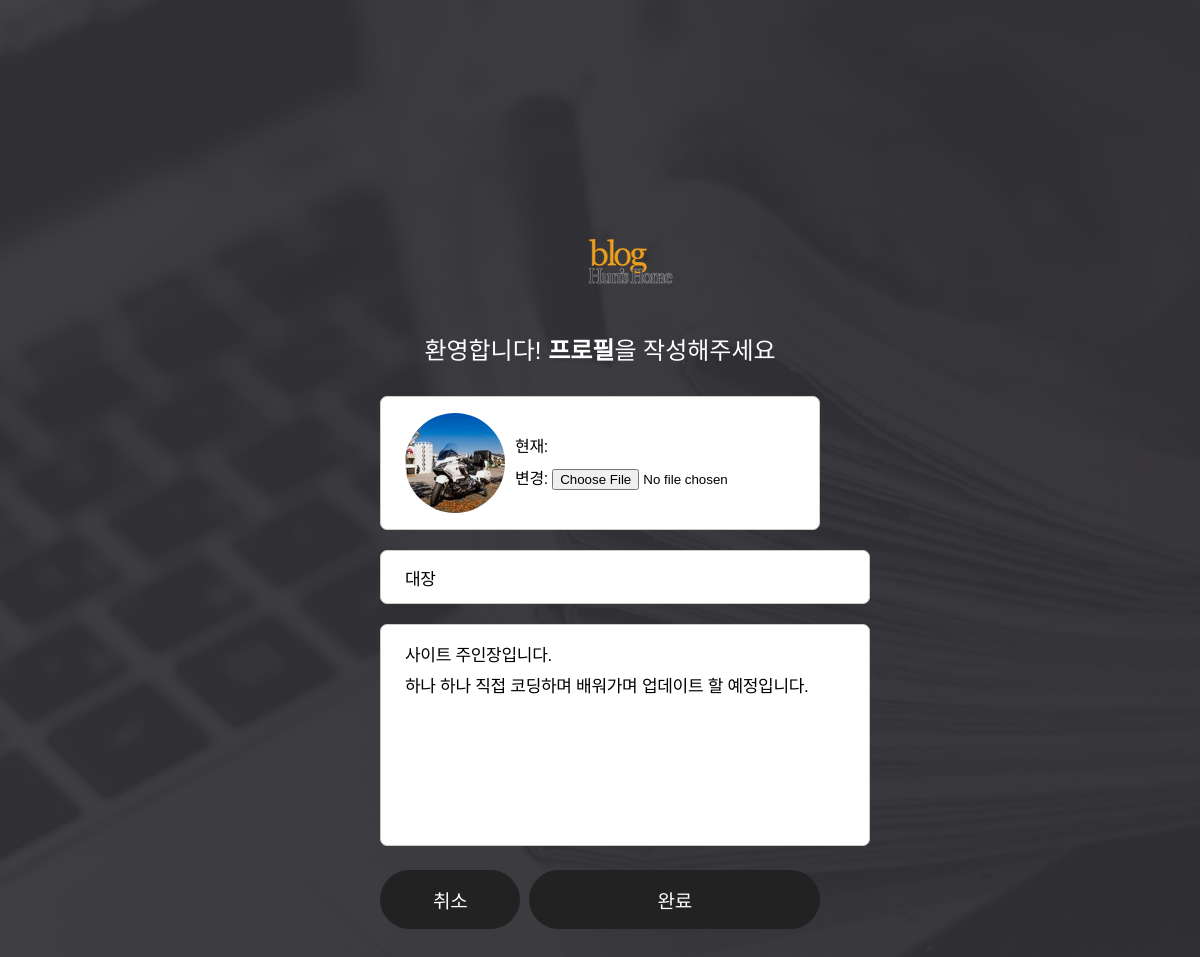
/set-profile/ (signed in), run on the app's committed database.
### blog/models.py (models this page shows, shortened)
class User(AbstractUser):
    nickname = models.CharField(
        max_length=15,
        unique=True,
        null=True,
        validators=[validate_no_special_characters],
        error_messages={'unique': '이미 사용중인 닉네임입니다.'},
    )
    profile_pic = models.ImageField(default='default_profile_pic.jpg', upload_to='profile_pics')
    intro = models.CharField(max_length=60, blank=True)

### blog/views.py (the view, shortened to what this page needs)
# urls.py: path('set-profile/', views.ProfileSetView.as_view(), name='profile-set'),
class ProfileSetView(LoginRequiredMixin, UpdateView):
    model = User
    form_class = ProfileForm
    template_name = 'blog/profile/profile_set_form.html'
    def get_object(self, queryset=None):
        return self.request.user

### blog/forms.py
class ProfileForm(forms.ModelForm):
    class Meta:
        model = User
        fields = ['nickname', 'profile_pic', 'intro']
        widgets = {
            'intro': forms.Textarea,
        }

### blog/templates/blog/profile/profile_set_form.html (shortened to what this page needs)
{% extends "blog_base/base.html" %}
{% load static %}
{% load widget_tweaks %}
{% block content %}
<div class="account-background">
  <main class="profile-form">
    <div class="logo">
      <img class="logo" src="{% static 'blog/images/logo.png' %}" alt="Hun's Home Logo">
    </div>
    <p class="welcome-message">
      환영합니다! <strong>프로필</strong>을 작성해주세요
    </p>
    <form method="post" enctype="multipart/form-data" autocomplete="off">
      <div class="profile">
        <div id="profilePic" class="profile-pic cp-avatar large" style="background-image: url('{{ user.profile_pic.url }}')"></div>
        <div class="file">
          {{ form.profile_pic|add_class:"file-input"|attr:"id:id_profile_pic"|attr:"accept:image/*" }}
        </div>
      </div>
      <div class="nickname">
        {{ form.nickname|add_class:"cp-input"|add_error_class:"error"|attr:"placeholder:닉네임" }}
      </div>
      <div class="content">
        {{ form.intro|add_class:"cp-input"|add_error_class:"error"|attr:"placeholder:자신을 소개해 주세요!" }}
      </div>
      <div class="buttons">
        <a class="cp-button secondary cancel" href="{% url 'index' %}?skip_profile=1">취소</a>
        <button class="cp-button" type="submit">완료</button>
      </div>
    </form>
  </main>
</div>
{% endblock content %}

### blog/static/blog/css/theme.css (style rules this page uses)
* { font-family: "Spoqa Han Sans Neo", sans-serif; }
:root { --border: #e3e1dc; --text: #fff; --link: #fff; --site-footer: #bcb9b0; --site-footer-background: #2f2c28; --site-header-background: rgba(255, 255, 255, 0.76); --max-content-width: 1000px; --input-background: #fff; --input-border: #cccac3; --input-error: #999; --input-error-border: #e6584e; --input-focus-border: #ffcc00; --input-focus-background: #fffdf3; --input-placeholder: #bcb9b0; --button-text: #fff; --button-primary-background: #222; --button-primary-hover-background: #444; --account-link: #fff; --box-border: #e3e1dc; --dialog-border: #e3e1dc; --dialog-background: #f6f5f3; --dialog-info: #e1811b; --max-content-width: 1000px; --file-content-border: #cccac3; --file-content-background: #fff; --profile-header-edit: #7b776b; --main-header-border: #f0efec; --main-header-background: #fff; --profile-header-edit: #7b776b; --avatar-placeholder: #e3e1dc; --chip-border: #e3e1dc; --chip-text: #2f2c28; }
input.cp-input, textarea.cp-input, .cp-input input { width: 100%; font-size: 17px; letter-spacing: -0.3px; padding: 16px 24px; border: 1px solid var(--input-border); background-color: var(--input-background); outline: none; border-radius: 7px; }
input.cp-input::placeholder, textarea.cp-input::placeholder, .cp-input input::placeholder { color: var(--input-placeholder); }
textarea.cp-input { line-height: 1.82; resize: none; }
.cp-button { border: none; outline: none; padding: 16px 28px; border-radius: 9999px; font-size: 19px; font-weight: 400; letter-spacing: -0.32px; cursor: pointer; background-color: var(--button-primary-background); color: var(--button-text); }
a.cp-button { display: inline-block; text-decoration: none; text-align: center; }

### blog/static/blog/css/styles.css (style rules this page uses)
html { position: relative; min-height: 100vh; margin: 0; }
body { display: flex; min-height: 100vh; flex-direction: column; margin: 0; padding: 0; background: url("../images/bg.jpg") no-repeat center top/cover; -webkit-font-smoothing: antialiased; -moz-osx-font-smoothing: auto; word-break: keep-all; }
.logo { padding-top: 56px; padding-left: 17px; }
a, a:hover { color: var(--text); }
a { text-decoration: none; }
.profile-form { margin: 100px auto; max-width: 440px; width: 100%; }
.profile-form .logo { margin: auto; width: 110px; }
.profile-form .welcome-message { margin: 5px auto 30px; text-align: center; font-size: 24px; color: #fff; }
.profile-form form > :not(:last-child) { margin-bottom: 20px; }
.profile-form .profile { display: flex; align-items: center; letter-spacing: -0.3px; padding: 16px 24px; border: 1px solid var(--file-content-border); background-color: var(--file-content-background); border-radius: 7px; }
.profile-form .profile .profile-pic { margin-right: 10px; flex-shrink: 0; }
.profile-form .profile .file { line-height: 2; overflow: hidden; white-space: nowrap; text-overflow: ellipsis; }
.profile-form .profile .file > input { max-width: 240px; }
.profile-form .content > textarea { height: 188px; }
.profile-form .buttons { display: flex; width: 100%; }
.profile-form .buttons > button[type="submit"] { flex-grow: 4; }
.profile-form .buttons > .cancel { flex-grow: 1; }
.profile-form .buttons > :not(:last-child) { margin-right: 9px; }
.cp-avatar { display: inline-block; width: 30px; height: 30px; border-radius: 50%; background-color: var(--avatar-placeholder); background-size: cover; background-position: center; }
.cp-avatar.large { width: 100px; height: 100px; }

### data on the page
User: profile_pic (picture), nickname "대장", intro "사이트 주인장입니다. 하나 하나 직접 코딩하며 배워가며 업데이트 할 예정입니다."
